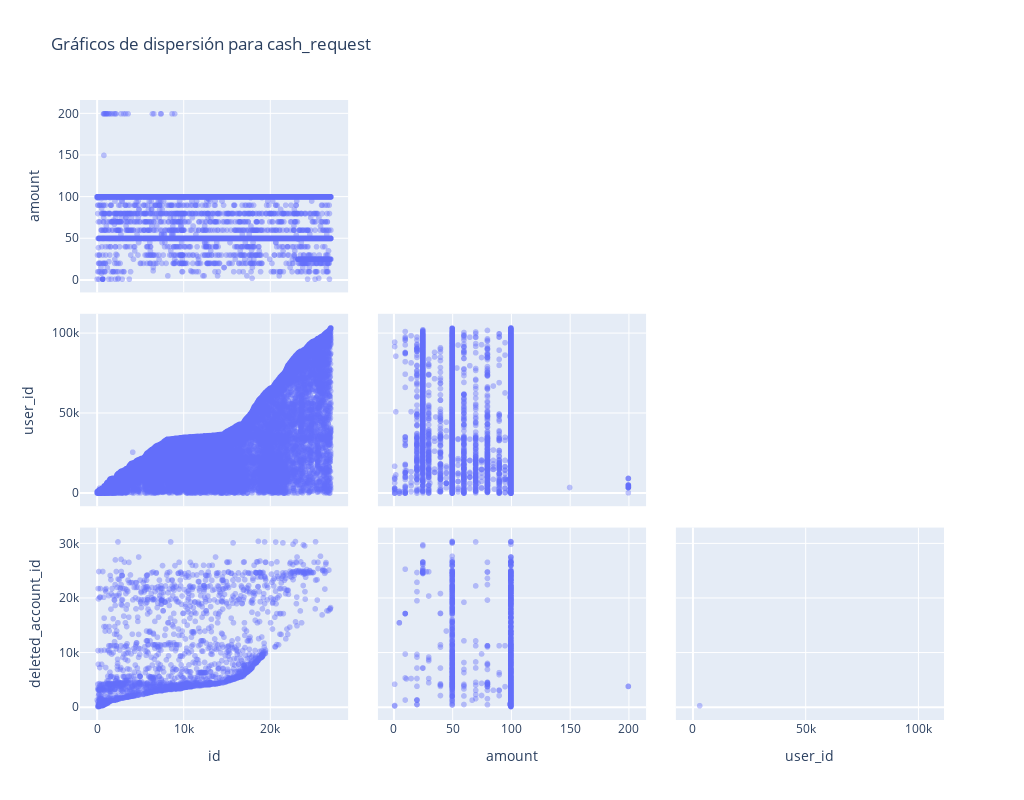

Here is the notebook cell this chart was saved with:
### Markdown cell above
## Gráficos de Dispersión

### Code cell
# Ref. https://python-graph-gallery.com/111-custom-correlogram/
# sns.pairplot(cash_orig)
dimensions = []
for c in cash_orig.describe().columns.tolist():
    dimensions.append(dict(label=c,
                              values=cash_orig[c]))
    

fig = go.Figure(data=go.Splom(
               dimensions=dimensions,
               showupperhalf=False,
               diagonal_visible=False,
               opacity=0.4
               ))


fig.update_layout(
    width=1024,
    height=800,
    title='Gráficos de dispersión para cash_request'
)

fig.show()

### Figure 1 — Plotly figure (JSON) as saved in the notebook; plotly's stock layout.template omitted (floating-point values rounded to 4 significant figures; data arrays with more than 128 entries replaced by an {"elided": "..."} marker saying what was removed)
{"data": [{"diagonal": {"visible": false}, "dimensions": [{"label": "id", "values": {"elided": "23970 int values"}}, {"label": "amount", "values": {"elided": "23970 int values"}}, {"label": "user_id", "values": {"elided": "23970 int values"}}, {"label": "deleted_account_id", "values": {"elided": "23970 int values"}}], "opacity": 0.4, "showupperhalf": false, "type": "splom"}], "layout": {"height": 800, "title": {"text": "Gráficos de dispersión para cash_request"}, "width": 1024}}
